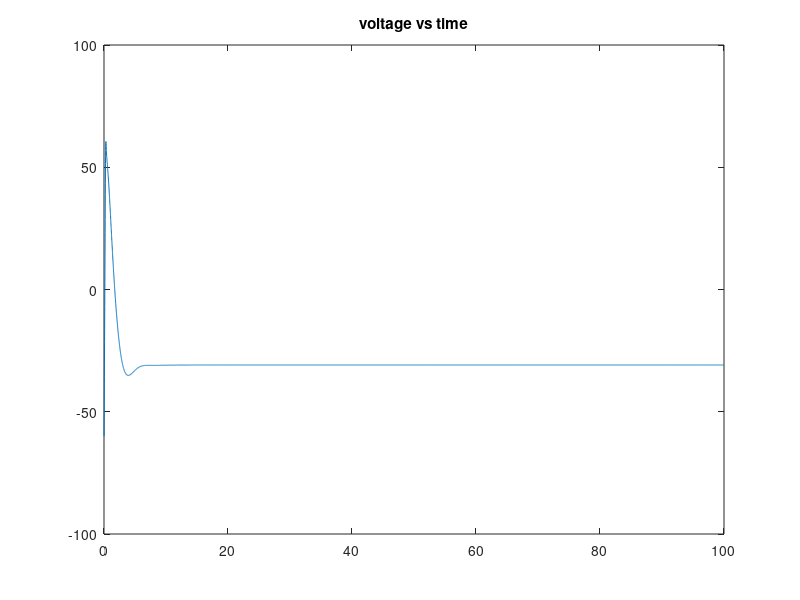
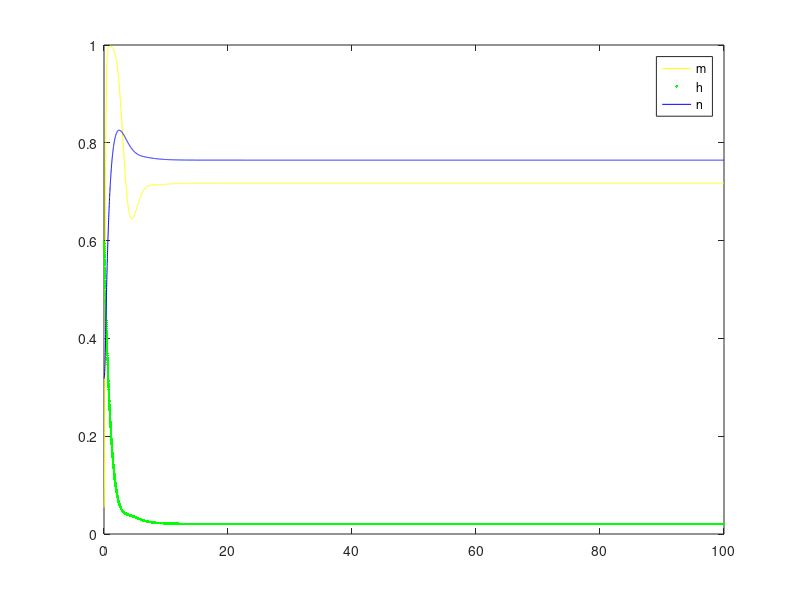
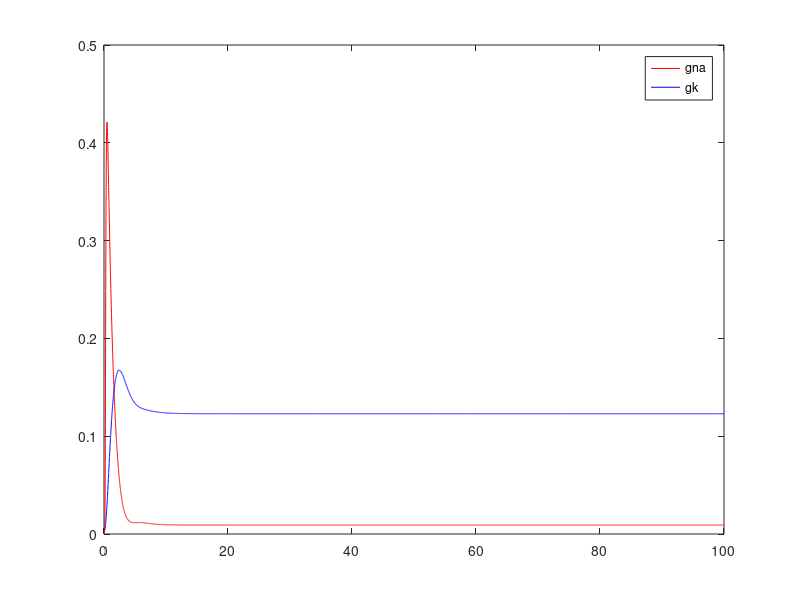

MATLAB code for these plots, in order:
%THIS PROGRAM DEMONSTRATES HODGKIN HUXLEY MODEL IN CURRENT CLAMP EXPERIMENTS AND SHOWS ACTION POTENTIAL PROPAGATION
%Time is in secs, voltage in mvs, conductances in m mho/mm^2, capacitance in uF/mm^2

% threshold value of current is 0.0223

ImpCur=input('enter the value of the impulse current in microamperes: ');
%TimeTot=input('enter the time for which stimulus is applied in milliseconds');

gkmax=.36;
vk=-77; 
gnamax=1.20;
vna=50; 
gl=0.003;
vl=-54.387; 
cm=.01; 

dt=0.01;
niter=10000;
t=(1:niter)*dt;
iapp=ImpCur*ones(1,niter);
%for i=1:100
 %   iapp(1,i)=ImpCur;
 %end;
v=-64.9964;
m=0.0530;
h=0.5960;
n=0.3177;

gnahist=zeros(1,niter);
gkhist=zeros(1,niter);
vhist=zeros(1,niter);
mhist=zeros(1,niter);
hhist=zeros(1,niter);
nhist=zeros(1,niter);


for iter=1:niter
  gna=gnamax*m^3*h; 
  gk=gkmax*n^4; 
  gtot=gna+gk+gl;
  vinf = ((gna*vna+gk*vk+gl*vl)+ iapp(iter))/gtot;
  tauv = cm/gtot;
  v=vinf+(v-vinf)*exp(-dt/tauv);
  alpham = 0.1*(v+40)/(1-exp(-(v+40)/10));
  betam = 4*exp(-0.0556*(v+65));
  alphan = 0.01*(v+55)/(1-exp(-(v+55)/10));
  betan = 0.125*exp(-(v+65)/80);
  alphah = 0.07*exp(-0.05*(v+65));
  betah = 1/(1+exp(-0.1*(v+35)));
  taum = 1/(alpham+betam);
  tauh = 1/(alphah+betah);
  taun = 1/(alphan+betan);
  minf = alpham*taum;
  hinf = alphah*tauh;
  ninf = alphan*taun;
  m=minf+(m-minf)*exp(-dt/taum);
  h=hinf+(h-hinf)*exp(-dt/tauh);
  n=ninf+(n-ninf)*exp(-dt/taun);
  vhist(iter)=v; mhist(iter)=m; hhist(iter)=h; nhist(iter)=n;
end

figure(1)
%subplot(2,1,1)
plot(t,vhist)
title('voltage vs time')

figure(2)
%subplot(2,1,2)
plot(t,mhist,'y-', t,hhist,'g.',t,nhist,'b-')
legend('m','h','n')

figure(3)
gna=gnamax*(mhist.^3).*hhist; 
  gk=gkmax*nhist.^4;
  clf
  plot(t,gna,'r');
  hold on
  plot(t,gk,'b');
  legend('gna','gk')
  hold off
